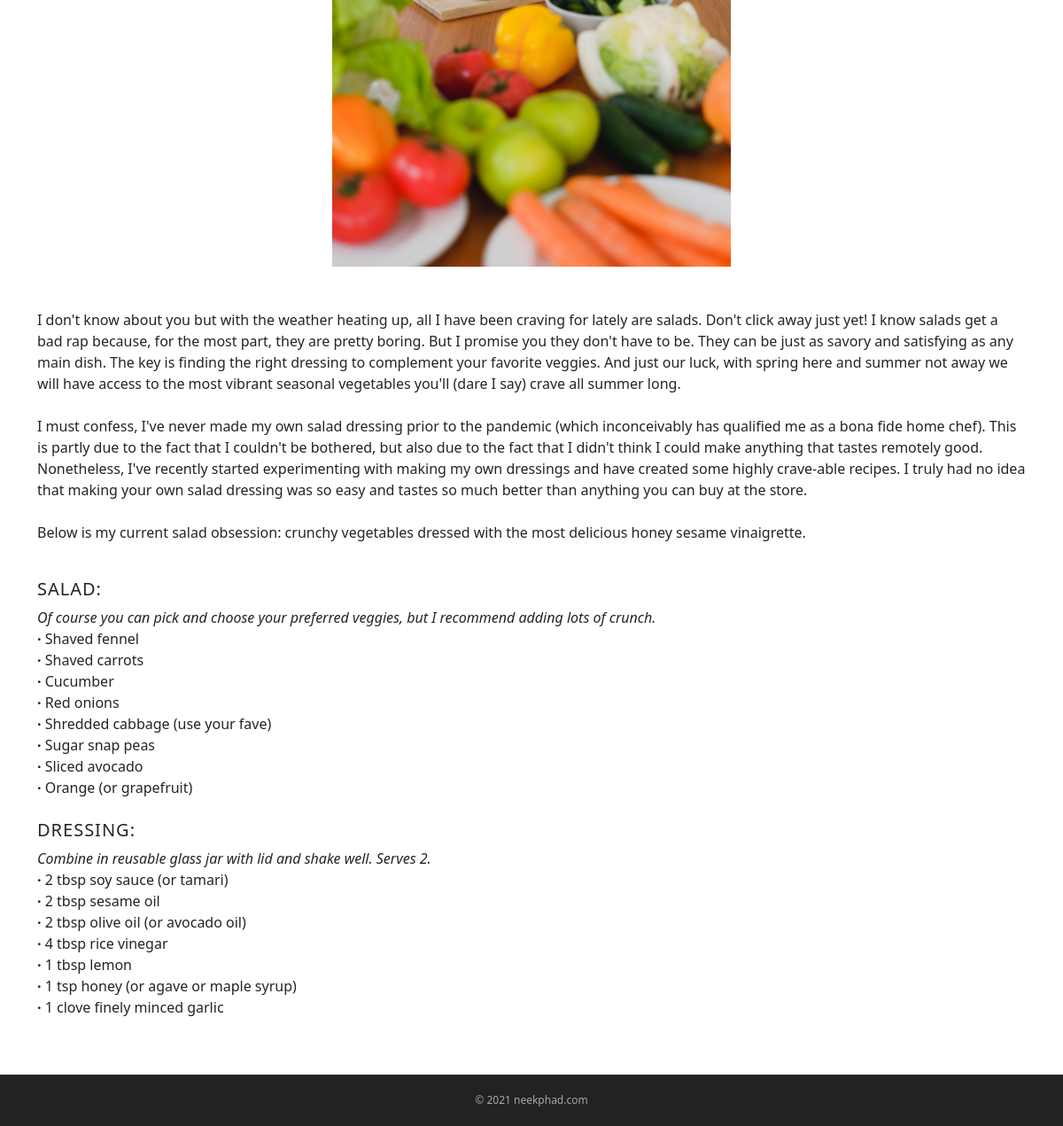
The app's page /blog/2/crunchy-veggie-salad-honey-sesame-vinaigrette/ (lower part), older data.
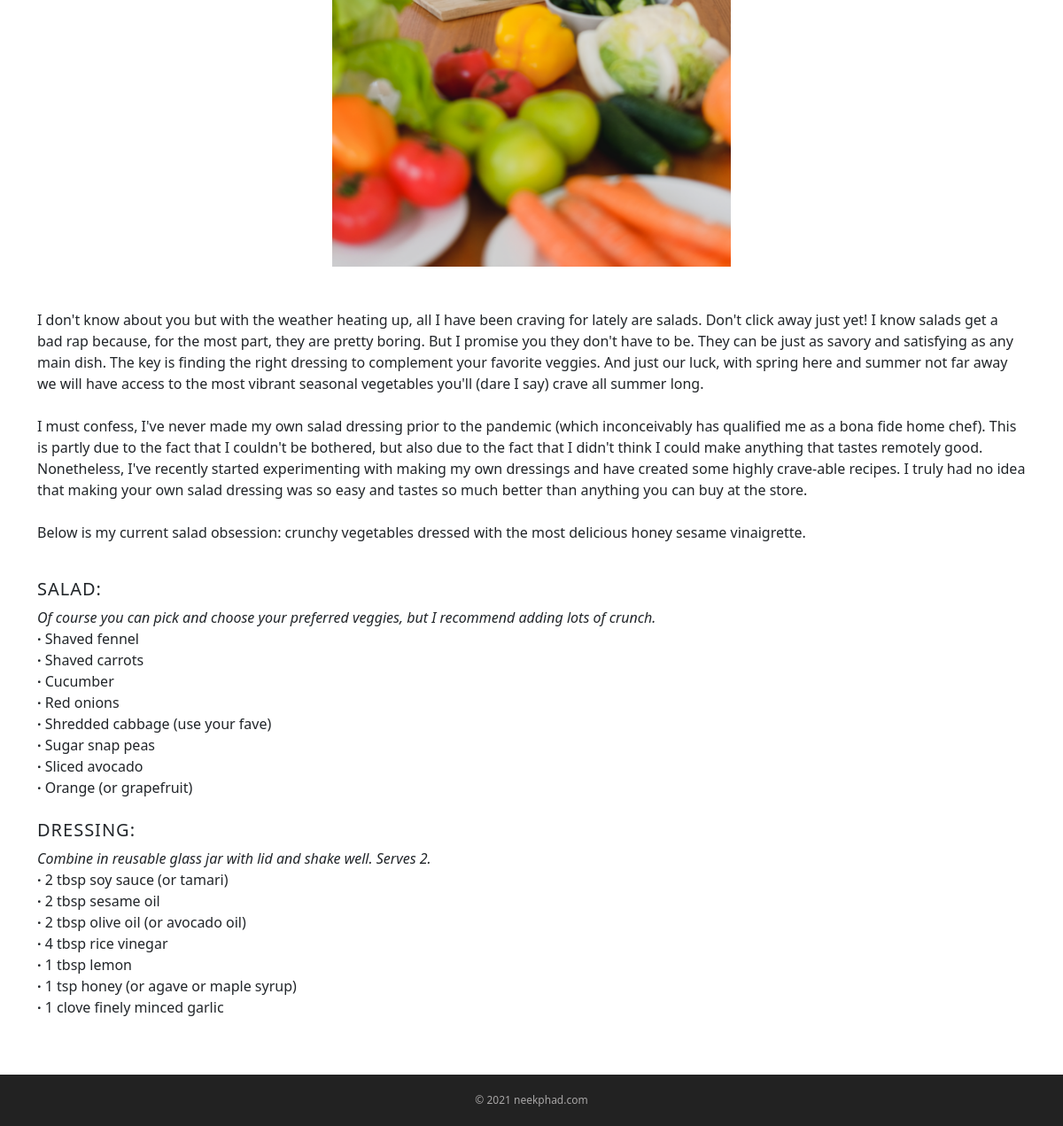
The same page, newer data.
### website/models.py (models this page shows, shortened)
class Blog(models.Model):
    title = models.CharField(max_length=200, blank=False)
    slug = models.SlugField(max_length=200, null=True, blank=False)
    description = models.TextField()
    date = models.DateField()
    image = models.ImageField(upload_to='images/', null=True, blank=True)
    url = models.URLField(blank=True)
    class Meta:
        ordering = ['-date']

### website/views.py (the view)
# urls.py: path('blog/<int:blog_id>/<slug:slug>/', views.blog_detail, name='blog_detail'),
def blog_detail(request, blog_id, slug):
    blog = get_object_or_404(Blog, pk=blog_id, slug=slug)
    return render(request, 'blog_detail.html', {'blog':blog})

### website/templates/blog_detail.html (shortened to what this page needs)
{% extends 'base.html' %}
{% load static %}
{% block content %}
<section>
<div class="container">
    <div class="row">
        <div class="col-md-12 mb-4 mt-4 center">
            <div class="blog-detail">
                <br>
                {% if blog.image %}
                <img class="blog-detail-image" src="{{ blog.image.url }}">
                {% endif %}
                <br>
                <br>
                <p class="card-text">{{ blog.description|safe }}</p>
            </div>
            <br>
        </div>
    </div>
</div>
</section>
{% endblock %}

Row changes from the older to the newer data that the page shows:
changed Blog: description "…here and summer not away we will have…" → "…here and summer not far away we will have…"
